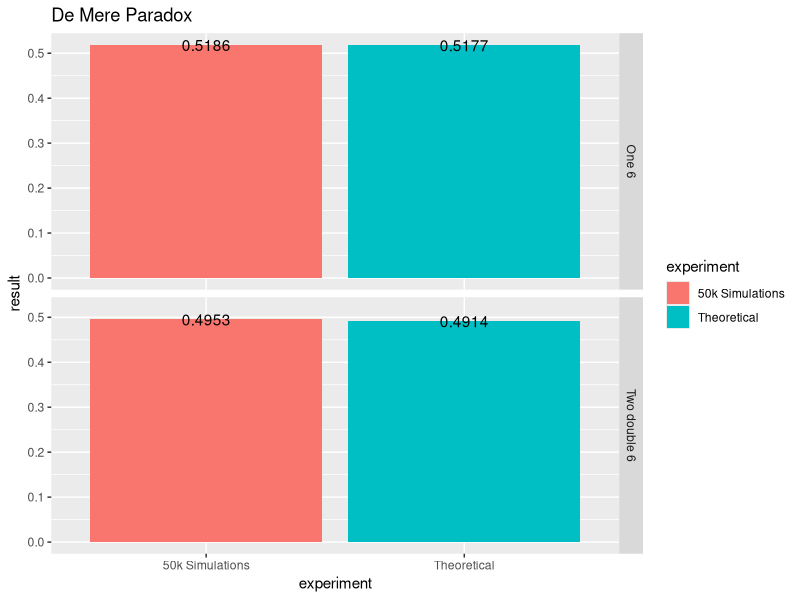

Generate this figure with R:
# This simple project aims to explain the De Méré Paradox by simple the simple computation and "brute force" demonstration through R.
# The What is the most probable between the following two bets?
# 1) Obtaining at least one 6, by throwing one die four times, or
# 2) Obtaining at least one double 6, by throwing a couple of dice 24 times
# Differently from one could imagine, the two probabilities differ with 1) being more probable than 2).
# This project tries to explain the problem, mathematically (theoretical part) and by conducting a large number of experiments (calculated)
options (digits = 4) # .0001
library (ggplot2)

# Theoretically the two bets have the following probabilities:
bets_theoretical <- c(0,0)
# Bet 1)
bets_theoretical[1] <- 1 - (5/6)^4 #ONE (100%) less the probability of NOT getting a 6 each and every of the 4 times
# Bet 2)
bets_theoretical[2] <- 1 - (35/36)^24 #ONE (100%) less the probability of NOT getting a double 6 each and every of the 24 times

# In order to "prove" the above we can try to simulate a large number of bets
die <- c(1:6) # die variable, contaning 6 faces 1 to 6
trials <- 50000 #number of trials (the more the better but also slower)

# Simulating <trials> times bet 1)
bets_calculated <- c(0,0)
bets_calculated[1] <- sum(replicate(trials ,sum(replicate(4 ,sample (die, 1, replace = TRUE) == 6))>=1))/trials 
# Simulating <trials> times bet 2)
bets_calculated[2] <- sum(replicate(trials ,sum(replicate(24,(sample(die, 1, replace = TRUE) == 6) & (sample(die, 1, replace = TRUE)== 6)))>=1))/trials 

# Creating data frame for ggplot plotting
bets_chart <- data.frame (bet_number = c("One 6","Two double 6","One 6","Two double 6"),  experiment = c("50k Simulations","50k Simulations", "Theoretical", "Theoretical"), result = c(bets_calculated, bets_theoretical))

# Plot into GGplot
ggplot (bets_chart, aes (x= experiment, y=result, fill = experiment, label = round(result,4))) +
geom_bar(stat = "identity") +
facet_grid (bet_number ~ .) +
geom_text() +
ggtitle ("De Mere Paradox")
